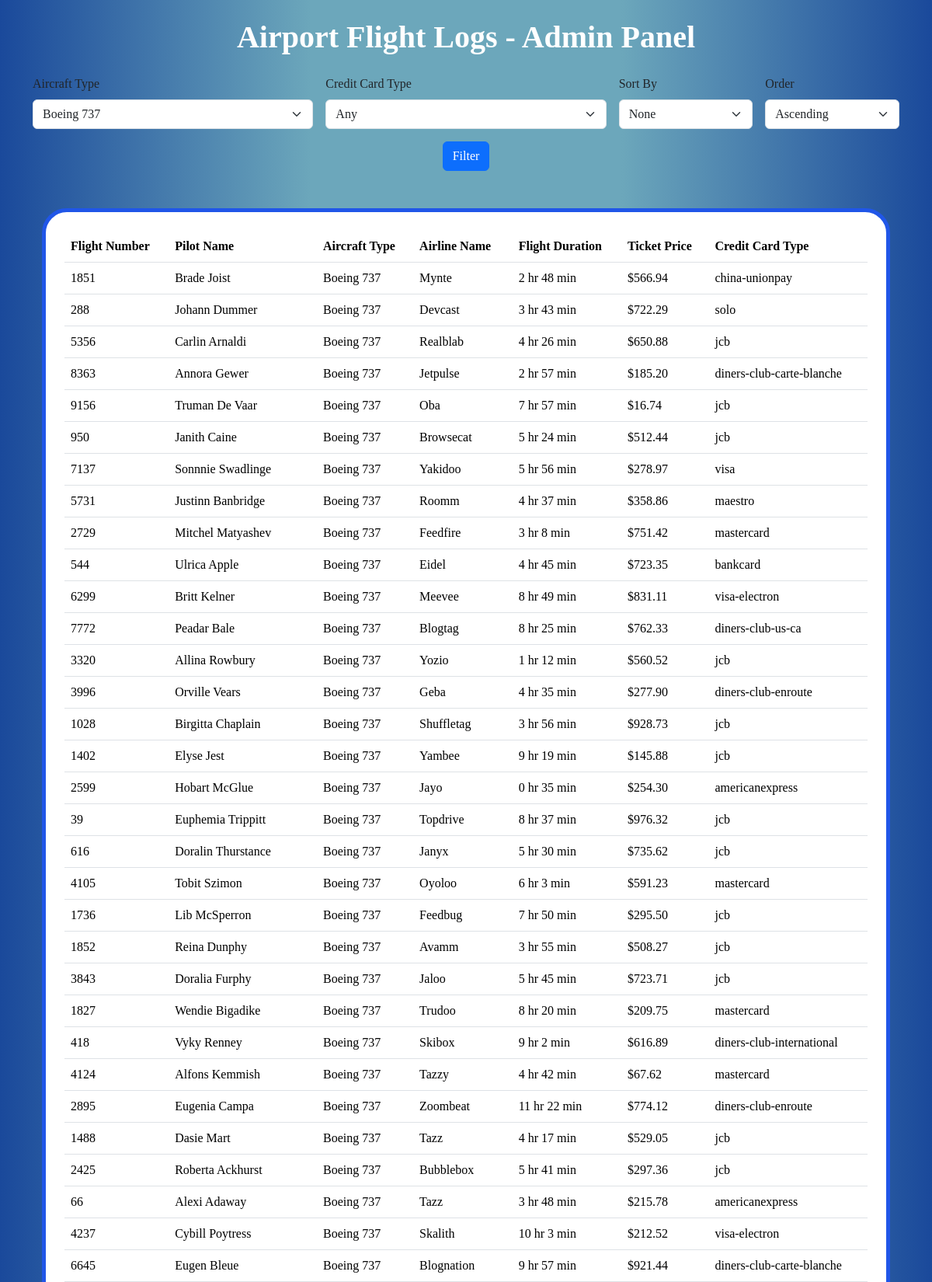
The page /A08/index.php?aircraftType=Boeing 737 (upper part) on the database its author committed.
### tables this page shows
CREATE TABLE `flightlogs` (
  `flightNumber` int(11) DEFAULT NULL,
  `departureAirportCode` varchar(50) DEFAULT NULL,
  `arrivalAirportCode` varchar(50) DEFAULT NULL,
  `departureDatetime` date DEFAULT NULL,
  `arrivalDatetime` date DEFAULT NULL,
  `flightDurationMinutes` int(11) DEFAULT NULL,
  `airlineName` varchar(50) DEFAULT NULL,
  `aircraftType` varchar(12) DEFAULT NULL,
  `passengerCount` int(11) DEFAULT NULL,
  `ticketPrice` varchar(50) DEFAULT NULL,
  `creditCardNumber` varchar(50) DEFAULT NULL,
  `creditCardType` varchar(50) DEFAULT NULL,
  `pilotName` varchar(50) DEFAULT NULL
);

### A08/index.php (the view, shortened to what this page needs)
<?php
include("connect.php");
$aircraftFilter = $_GET['aircraftType'] ?? '';
$order = $_GET['order'] ?? 'ASC';
$flightsQuery = "SELECT * FROM flightlogs WHERE 1=1";
$types = '';
$params = [];
if (!empty($aircraftFilter)) {
    $flightsQuery .= " AND aircraftType = ?";
    $types .= "s";
    $params[] = $aircraftFilter;
}
$stmt = mysqli_prepare($conn, $flightsQuery);
if ($types !== '') {
    mysqli_stmt_bind_param($stmt, $types, ...$params);
}
mysqli_stmt_execute($stmt);
$flightResults = mysqli_stmt_get_result($stmt);
$aircraftQuery = "SELECT DISTINCT(aircraftType) FROM flightlogs";
$aircraftResults = mysqli_query($conn, $aircraftQuery);
?>
<!doctype html>
<html lang="en">
<head>
    <link href="https://cdn.jsdelivr.net/npm/bootstrap@5.3.3/dist/css/bootstrap.min.css" rel="stylesheet">
</head>
<body>
<div class="container">
    <div class="text-center my-4">
        <h1>Airport Flight Logs - Admin Panel</h1>
    </div>
    <form method="GET" class="mb-4">
        <div class="row g-3">
            <div class="col-md-4">
                <label for="aircraftTypeSelect" class="form-label">Aircraft Type</label>
                <select id="aircraftTypeSelect" name="aircraftType" class="form-select">
                    <?php while ($row = mysqli_fetch_assoc($aircraftResults)) { ?>
                        <option value="<?php echo $row['aircraftType']; ?>" <?php echo ($aircraftFilter === $row['aircraftType']) ? 'selected' : ''; ?>>
                            <?php echo htmlspecialchars($row['aircraftType']); ?>
                        </option>
                    <?php } ?>
                </select>
            </div>
            <div class="col-md-4">
                <label for="creditCardTypeSelect" class="form-label">Credit Card Type</label>
                <select id="creditCardTypeSelect" name="creditCardType" class="form-select">
                    <option value="">Any</option>
                </select>
            </div>
            <div class="col-md-2">
                <label for="sort" class="form-label">Sort By</label>
                <select id="sort" name="sort" class="form-select">
                    <option value="">None</option>
                </select>
            </div>
            <div class="col-md-2">
                <label for="order" class="form-label">Order</label>
                <select id="order" name="order" class="form-select">
                    <option value="ASC" <?php echo ($order === 'ASC') ? 'selected' : ''; ?>>Ascending</option>
                </select>
            </div>
        </div>
        <div class="text-center mt-3">
            <button type="submit" class="btn btn-primary">Filter</button>
        </div>
    </form>
    <div class="container-fluid">
        <div class="row my-5">
            <div class="col">
            <div class="card p-4 rounded-5" style="border: 5px solid #2056e8;">
                <div class="table-responsive">
                    <table class="table">
                        <thead>
                            <tr>
                                <th>Flight Number</th>
                                <th>Pilot Name</th>
                                <th>Aircraft Type</th>
                                <th>Airline Name</th>
                                <th>Flight Duration</th>
                                <th>Ticket Price</th>
                                <th>Credit Card Type</th>
                            </tr>
                        </thead>
                        <tbody>
                            <?php if (mysqli_num_rows($flightResults) > 0) {
                                while ($row = mysqli_fetch_assoc($flightResults)) { ?>
                                    <tr>
                                        <td><?php echo htmlspecialchars($row['flightNumber']); ?></td>
                                        <td><?php echo htmlspecialchars($row['pilotName']); ?></td>
                                        <td><?php echo htmlspecialchars($row['aircraftType']); ?></td>
                                        <td><?php echo htmlspecialchars($row['airlineName']); ?></td>
                                        <td>
                                            <?php
                                                $hours = intdiv($row['flightDurationMinutes'], 60);
                                                $minutes = $row['flightDurationMinutes'] % 60;
                                                echo "$hours hr $minutes min";
                                            ?>
                                        </td>
                                        <td><?php echo htmlspecialchars($row['ticketPrice']); ?></td>
                                        <td><?php echo htmlspecialchars($row['creditCardType']); ?></td>
                                    </tr>
                                <?php }
                            } else { ?>
                                <tr>
                                    <td colspan="7" class="text-center">No results found.</td>
                                </tr>
                            <?php } ?>
                        </tbody>
                    </table>
                </div>
            </div>
        </div>
    </div>
</div>
</body>
</html>

### A08/index.php (style rules this page uses)
body { background: linear-gradient(to right,rgb(26, 73, 155),rgb(108, 167, 187),rgb(108, 167, 187),rgb(26, 73, 155)); font-family: 'Pacifico', cursive; }
.container h1 { color: #ffffff; font-family: 'Pacifico', cursive; font-weight: bold; font-size: 2.5rem; }

### rows shown on the page
flightlogs: flightNumber "1851", pilotName "Brade Joist", aircraftType "Boeing 737", airlineName "Mynte", flightDurationMinutes "2", flightDurationMinutes "48", ticketPrice "$566.94", creditCardType "china-unionpay"
flightlogs: flightNumber "288", pilotName "Johann Dummer", aircraftType "Boeing 737", airlineName "Devcast", flightDurationMinutes "3", flightDurationMinutes "43", ticketPrice "$722.29", creditCardType "solo"
flightlogs: flightNumber "5356", pilotName "Carlin Arnaldi", aircraftType "Boeing 737", airlineName "Realblab", flightDurationMinutes "4", flightDurationMinutes "26", ticketPrice "$650.88", creditCardType "jcb"
flightlogs: flightNumber "8363", pilotName "Annora Gewer", aircraftType "Boeing 737", airlineName "Jetpulse", flightDurationMinutes "2", flightDurationMinutes "57", ticketPrice "$185.20", creditCardType "diners-club-carte-blanche"
flightlogs: flightNumber "9156", pilotName "Truman De Vaar", aircraftType "Boeing 737", airlineName "Oba", flightDurationMinutes "7", flightDurationMinutes "57", ticketPrice "$16.74", creditCardType "jcb"
flightlogs: flightNumber "950", pilotName "Janith Caine", aircraftType "Boeing 737", airlineName "Browsecat", flightDurationMinutes "5", flightDurationMinutes "24", ticketPrice "$512.44", creditCardType "jcb"
flightlogs: flightNumber "7137", pilotName "Sonnnie Swadlinge", aircraftType "Boeing 737", airlineName "Yakidoo", flightDurationMinutes "5", flightDurationMinutes "56", ticketPrice "$278.97", creditCardType "visa"
flightlogs: flightNumber "5731", pilotName "Justinn Banbridge", aircraftType "Boeing 737", airlineName "Roomm", flightDurationMinutes "4", flightDurationMinutes "37", ticketPrice "$358.86", creditCardType "maestro"
flightlogs: flightNumber "2729", pilotName "Mitchel Matyashev", aircraftType "Boeing 737", airlineName "Feedfire", flightDurationMinutes "3", flightDurationMinutes "8", ticketPrice "$751.42", creditCardType "mastercard"
flightlogs: flightNumber "544", pilotName "Ulrica Apple", aircraftType "Boeing 737", airlineName "Eidel", flightDurationMinutes "4", flightDurationMinutes "45", ticketPrice "$723.35", creditCardType "bankcard"
flightlogs: flightNumber "6299", pilotName "Britt Kelner", aircraftType "Boeing 737", airlineName "Meevee", flightDurationMinutes "8", flightDurationMinutes "49", ticketPrice "$831.11", creditCardType "visa-electron"
flightlogs: flightNumber "7772", pilotName "Peadar Bale", aircraftType "Boeing 737", airlineName "Blogtag", flightDurationMinutes "8", flightDurationMinutes "25", ticketPrice "$762.33", creditCardType "diners-club-us-ca"
flightlogs: flightNumber "3320", pilotName "Allina Rowbury", aircraftType "Boeing 737", airlineName "Yozio", flightDurationMinutes "1", flightDurationMinutes "12", ticketPrice "$560.52", creditCardType "jcb"
flightlogs: flightNumber "3996", pilotName "Orville Vears", aircraftType "Boeing 737", airlineName "Geba", flightDurationMinutes "4", flightDurationMinutes "35", ticketPrice "$277.90", creditCardType "diners-club-enroute"
flightlogs: flightNumber "1028", pilotName "Birgitta Chaplain", aircraftType "Boeing 737", airlineName "Shuffletag", flightDurationMinutes "3", flightDurationMinutes "56", ticketPrice "$928.73", creditCardType "jcb"
flightlogs: flightNumber "1402", pilotName "Elyse Jest", aircraftType "Boeing 737", airlineName "Yambee", flightDurationMinutes "9", flightDurationMinutes "19", ticketPrice "$145.88", creditCardType "jcb"
flightlogs: flightNumber "2599", pilotName "Hobart McGlue", aircraftType "Boeing 737", airlineName "Jayo", flightDurationMinutes "0", flightDurationMinutes "35", ticketPrice "$254.30", creditCardType "americanexpress"
flightlogs: flightNumber "39", pilotName "Euphemia Trippitt", aircraftType "Boeing 737", airlineName "Topdrive", flightDurationMinutes "8", flightDurationMinutes "37", ticketPrice "$976.32", creditCardType "jcb"
flightlogs: flightNumber "616", pilotName "Doralin Thurstance", aircraftType "Boeing 737", airlineName "Janyx", flightDurationMinutes "5", flightDurationMinutes "30", ticketPrice "$735.62", creditCardType "jcb"
flightlogs: flightNumber "4105", pilotName "Tobit Szimon", aircraftType "Boeing 737", airlineName "Oyoloo", flightDurationMinutes "6", flightDurationMinutes "3", ticketPrice "$591.23", creditCardType "mastercard"
flightlogs: flightNumber "1736", pilotName "Lib McSperron", aircraftType "Boeing 737", airlineName "Feedbug", flightDurationMinutes "7", flightDurationMinutes "50", ticketPrice "$295.50", creditCardType "jcb"
flightlogs: flightNumber "1852", pilotName "Reina Dunphy", aircraftType "Boeing 737", airlineName "Avamm", flightDurationMinutes "3", flightDurationMinutes "55", ticketPrice "$508.27", creditCardType "jcb"
flightlogs: flightNumber "3843", pilotName "Doralia Furphy", aircraftType "Boeing 737", airlineName "Jaloo", flightDurationMinutes "5", flightDurationMinutes "45", ticketPrice "$723.71", creditCardType "jcb"
flightlogs: flightNumber "1827", pilotName "Wendie Bigadike", aircraftType "Boeing 737", airlineName "Trudoo", flightDurationMinutes "8", flightDurationMinutes "20", ticketPrice "$209.75", creditCardType "mastercard"
flightlogs: flightNumber "418", pilotName "Vyky Renney", aircraftType "Boeing 737", airlineName "Skibox", flightDurationMinutes "9", flightDurationMinutes "2", ticketPrice "$616.89", creditCardType "diners-club-international"
flightlogs: flightNumber "4124", pilotName "Alfons Kemmish", aircraftType "Boeing 737", airlineName "Tazzy", flightDurationMinutes "4", flightDurationMinutes "42", ticketPrice "$67.62", creditCardType "mastercard"
flightlogs: flightNumber "2895", pilotName "Eugenia Campa", aircraftType "Boeing 737", airlineName "Zoombeat", flightDurationMinutes "11", flightDurationMinutes "22", ticketPrice "$774.12", creditCardType "diners-club-enroute"
flightlogs: flightNumber "1488", pilotName "Dasie Mart", aircraftType "Boeing 737", airlineName "Tazz", flightDurationMinutes "4", flightDurationMinutes "17", ticketPrice "$529.05", creditCardType "jcb"
flightlogs: flightNumber "2425", pilotName "Roberta Ackhurst", aircraftType "Boeing 737", airlineName "Bubblebox", flightDurationMinutes "5", flightDurationMinutes "41", ticketPrice "$297.36", creditCardType "jcb"
flightlogs: flightNumber "66", pilotName "Alexi Adaway", aircraftType "Boeing 737", airlineName "Tazz", flightDurationMinutes "3", flightDurationMinutes "48", ticketPrice "$215.78", creditCardType "americanexpress"
flightlogs: flightNumber "4237", pilotName "Cybill Poytress", aircraftType "Boeing 737", airlineName "Skalith", flightDurationMinutes "10", flightDurationMinutes "3", ticketPrice "$212.52", creditCardType "visa-electron"
flightlogs: flightNumber "6645", pilotName "Eugen Bleue", aircraftType "Boeing 737", airlineName "Blognation", flightDurationMinutes "9", flightDurationMinutes "57", ticketPrice "$921.44", creditCardType "diners-club-carte-blanche"

### other values the page prints
form field aircraftType "Boeing 737"
